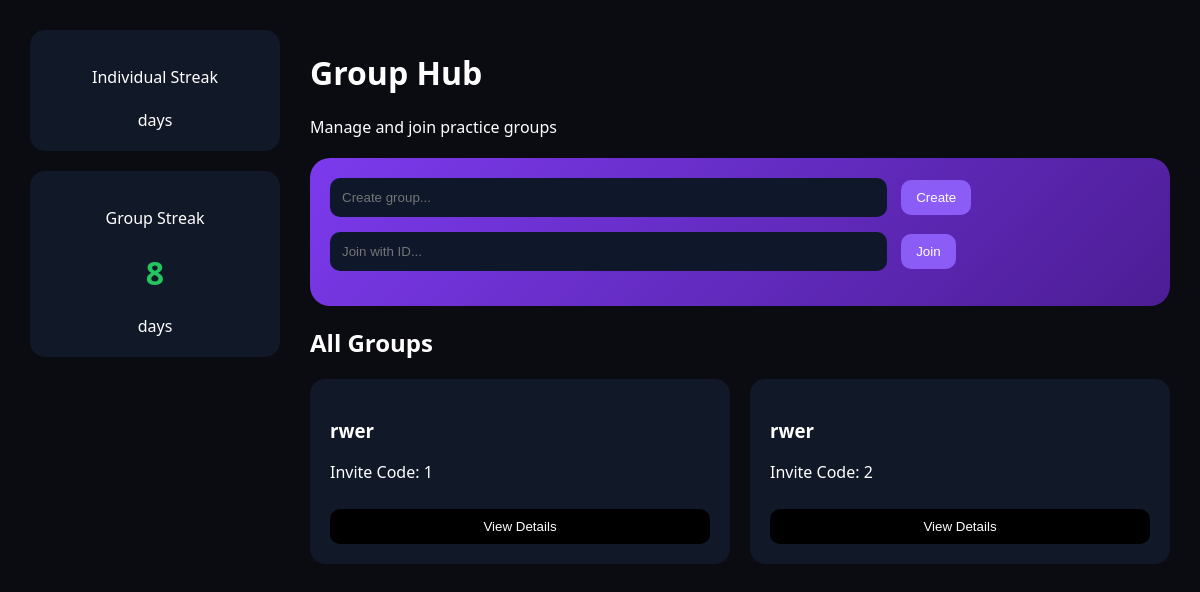
Before: /groups (signed in) with the older database file.
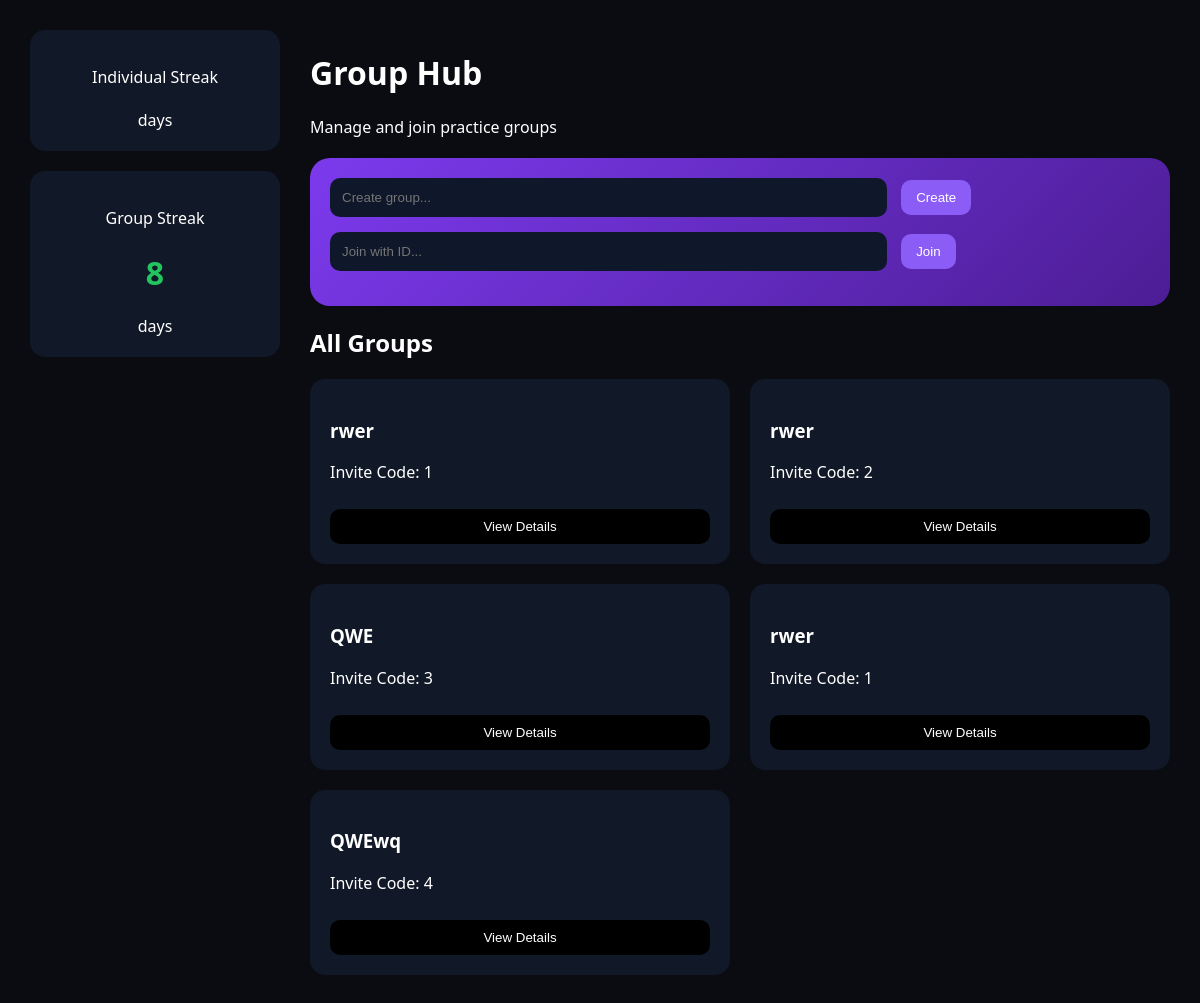
After: the same page with the newer database file.
### tables this page shows
CREATE TABLE groups (
    id INTEGER PRIMARY KEY AUTOINCREMENT,
    name TEXT
);

### app.py (the view)
@app.route("/groups")
def groups():
    if "user" not in session:
        return redirect("/login")
    db = get_db()
    cur = db.cursor()
    cur.execute("""
    SELECT g.id, g.name FROM groups g
    JOIN group_members gm ON g.id = gm.group_id
    WHERE gm.user_email = ?
    """, (session["user"],))
    user_groups = cur.fetchall()
    return render_template("groups.html", groups=user_groups)

### app.py (called while the page is built)
def get_db():
    return sqlite3.connect("database.db")

### templates/groups.html (shortened to what this page needs)
<!DOCTYPE html>
<html>
<head>
    <link rel="stylesheet" href="/static/style.css">
</head>
<body>
<div class="layout">
    <div class="sidebar">
        <div class="stat-card">
            <p>Individual Streak</p>
            <span>days</span>
        </div>
        <div class="stat-card">
            <p>Group Streak</p>
            <h1>8</h1>
            <span>days</span>
        </div>
    </div>
    <div class="content">
        <h1>Group Hub</h1>
        <p>Manage and join practice groups</p>
        <div class="action-box">
            <form method="POST" action="/create_group">
                <input name="group_name" placeholder="Create group..." required>
                <button>Create</button>
            </form>
            <form method="POST" action="/join_group">
                <input name="group_id" placeholder="Join with ID..." required>
                <button>Join</button>
            </form>
        </div>
        <h2>All Groups</h2>
        <div class="group-grid">
            {% for group in groups %}
                <div class="group-card">
                    <h3>{{group[1]}}</h3>
                    <p>Invite Code: {{group[0]}}</p>
                    <a href="/leaderboard/{{group[0]}}">
                        <button>View Details</button>
                    </a>
                </div>
            {% endfor %}
        </div>
    </div>
</div>
</body>
</html>

### static/style.css (style rules this page uses)
body { margin: 0; font-family: 'Segoe UI', sans-serif; background: #0b0b12; color: white; }
input { padding: 12px; border-radius: 10px; border: none; background: #0f172a; color: white; outline: none; }
button { padding: 10px 15px; border-radius: 10px; border: none; cursor: pointer; background: rgba(255,255,255,0.1); color: white; transition: 0.3s; }
.layout { display: flex; gap: 30px; padding: 30px; }
.sidebar { width: 250px; }
.stat-card { background: #111827; padding: 20px; border-radius: 15px; margin-bottom: 20px; text-align: center; }
.stat-card h1 { color: #22c55e; }
.content { flex: 1; }
.action-box { background: linear-gradient(135deg, #7c3aed, #4c1d95); padding: 20px; border-radius: 20px; margin: 20px 0; }
.action-box form { margin-bottom: 15px; }
.action-box input { width: 65%; margin-right: 10px; }
.action-box button { background: #8b5cf6; }
.group-grid { display: grid; grid-template-columns: repeat(2, 1fr); gap: 20px; }
.group-card { background: #111827; padding: 20px; border-radius: 15px; transition: 0.3s; }
.group-card button { margin-top: 10px; width: 100%; background: black; }

Changed rows visible on the page:
now on one of the page's lists (row unchanged): groups: name "rwer", id "1"
added groups: name "QWE", id "3"
added groups: name "QWEwq", id "4"
